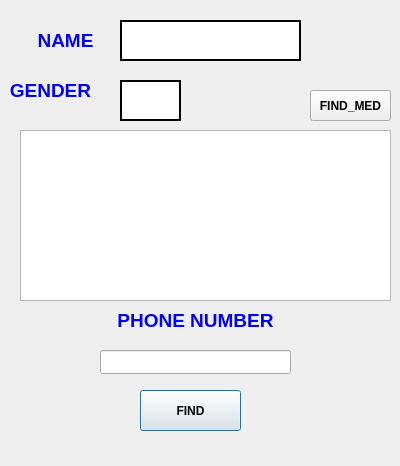
<?xml version="1.0" encoding="UTF-8"?>
<ui version="4.0">
 <class>Search</class>
 <widget class="QDialog" name="Search">
  <property name="geometry">
   <rect>
    <x>0</x>
    <y>0</y>
    <width>400</width>
    <height>466</height>
   </rect>
  </property>
  <property name="windowTitle">
   <string>SEARCH</string>
  </property>
  <property name="windowIcon">
   <iconset resource="Icon.qrc">
    <normaloff>:/icons/Icon.jpg</normaloff>:/icons/Icon.jpg</iconset>
  </property>
  <widget class="QPushButton" name="find">
   <property name="geometry">
    <rect>
     <x>140</x>
     <y>390</y>
     <width>101</width>
     <height>41</height>
    </rect>
   </property>
   <property name="font">
    <font>
     <weight>75</weight>
     <bold>true</bold>
    </font>
   </property>
   <property name="text">
    <string>FIND</string>
   </property>
  </widget>
  <widget class="QTextBrowser" name="gender">
   <property name="geometry">
    <rect>
     <x>120</x>
     <y>80</y>
     <width>61</width>
     <height>41</height>
    </rect>
   </property>
   <property name="font">
    <font>
     <weight>75</weight>
     <bold>true</bold>
    </font>
   </property>
   <property name="frameShape">
    <enum>QFrame::WinPanel</enum>
   </property>
   <property name="frameShadow">
    <enum>QFrame::Plain</enum>
   </property>
  </widget>
  <widget class="QLineEdit" name="phonenum">
   <property name="geometry">
    <rect>
     <x>100</x>
     <y>350</y>
     <width>191</width>
     <height>24</height>
    </rect>
   </property>
   <property name="maxLength">
    <number>10</number>
   </property>
  </widget>
  <widget class="QTextBrowser" name="fullname">
   <property name="geometry">
    <rect>
     <x>120</x>
     <y>20</y>
     <width>181</width>
     <height>41</height>
    </rect>
   </property>
   <property name="font">
    <font>
     <pointsize>10</pointsize>
     <weight>75</weight>
     <bold>true</bold>
    </font>
   </property>
   <property name="frameShape">
    <enum>QFrame::WinPanel</enum>
   </property>
   <property name="frameShadow">
    <enum>QFrame::Plain</enum>
   </property>
  </widget>
  <widget class="QTableWidget" name="table">
   <property name="geometry">
    <rect>
     <x>20</x>
     <y>130</y>
     <width>371</width>
     <height>171</height>
    </rect>
   </property>
  </widget>
  <widget class="QPushButton" name="find_med">
   <property name="geometry">
    <rect>
     <x>310</x>
     <y>90</y>
     <width>81</width>
     <height>31</height>
    </rect>
   </property>
   <property name="font">
    <font>
     <weight>75</weight>
     <bold>true</bold>
    </font>
   </property>
   <property name="text">
    <string>FIND_MED</string>
   </property>
  </widget>
  <widget class="QLabel" name="kho_thuoc">
   <property name="geometry">
    <rect>
     <x>30</x>
     <y>20</y>
     <width>71</width>
     <height>41</height>
    </rect>
   </property>
   <property name="font">
    <font>
     <pointsize>7</pointsize>
    </font>
   </property>
   <property name="text">
    <string>&lt;html&gt;&lt;head/&gt;&lt;body&gt;&lt;p align=&quot;center&quot;&gt;&lt;span style=&quot; font-size:14pt; font-weight:600; color:#0000ff;&quot;&gt;NAME&lt;/span&gt;&lt;/p&gt;&lt;/body&gt;&lt;/html&gt;</string>
   </property>
  </widget>
  <widget class="QLabel" name="kho_thuoc_2">
   <property name="geometry">
    <rect>
     <x>0</x>
     <y>70</y>
     <width>101</width>
     <height>41</height>
    </rect>
   </property>
   <property name="font">
    <font>
     <pointsize>7</pointsize>
    </font>
   </property>
   <property name="text">
    <string>&lt;html&gt;&lt;head/&gt;&lt;body&gt;&lt;p align=&quot;center&quot;&gt;&lt;span style=&quot; font-size:14pt; font-weight:600; color:#0000ff;&quot;&gt;GENDER&lt;/span&gt;&lt;/p&gt;&lt;/body&gt;&lt;/html&gt;</string>
   </property>
  </widget>
  <widget class="QLabel" name="kho_thuoc_3">
   <property name="geometry">
    <rect>
     <x>100</x>
     <y>300</y>
     <width>191</width>
     <height>41</height>
    </rect>
   </property>
   <property name="font">
    <font>
     <pointsize>7</pointsize>
    </font>
   </property>
   <property name="text">
    <string>&lt;html&gt;&lt;head/&gt;&lt;body&gt;&lt;p align=&quot;center&quot;&gt;&lt;span style=&quot; font-size:14pt; font-weight:600; color:#0000ff;&quot;&gt;PHONE NUMBER&lt;/span&gt;&lt;/p&gt;&lt;/body&gt;&lt;/html&gt;</string>
   </property>
  </widget>
 </widget>
 <resources>
  <include location="Icon.qrc"/>
 </resources>
 <connections/>
</ui>
